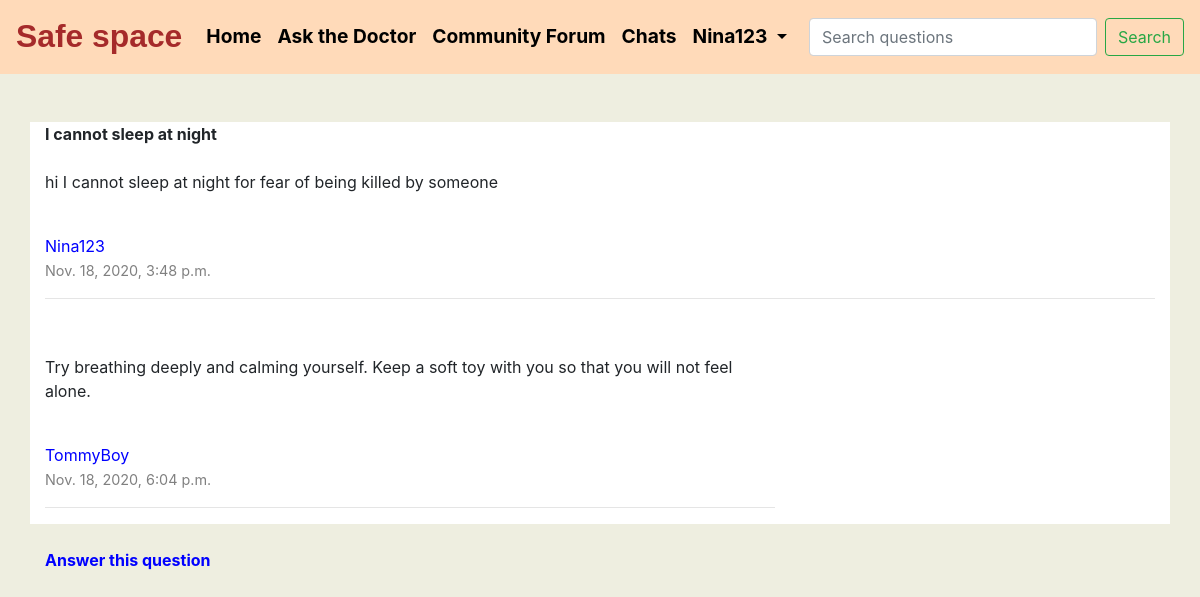
The page /community_forum/questions/1/ (signed in) on the database its author committed.
### accounts/models.py (models this page shows, shortened)
class CustomUser(AbstractUser):
	is_normal_user=models.BooleanField(default=True)
	objects=CustomUserManager()

class Profile(models.Model):
    user = models.OneToOneField(CustomUser, on_delete=models.CASCADE,null=True)
    user_name=models.CharField(max_length=200,blank=True)
    first_name=models.CharField(max_length=100,blank=True)
    last_name=models.CharField(max_length=100,blank=True)
    email_id=models.EmailField(blank=True,null=True)
    reason = models.TextField(max_length=500, blank=True)
    location = models.CharField(max_length=30, blank=True)
    date_of_birth = models.DateField(null=True, blank=True)
    date_of_joining=models.DateTimeField(auto_now_add=True)
    objects=CustomUserManager()

### community_forum/models.py (models this page shows, shortened)
class Questions(models.Model):
	class Meta:
		verbose_name_plural="Questions"
	id=models.AutoField(primary_key=True,unique=True)
	user=models.ForeignKey(Profile,on_delete=models.CASCADE,related_name='questions',blank=True,null=True)
	category=models.ForeignKey(Categories,on_delete=models.CASCADE,related_name='questions',blank=True,null=True)
	question_title=models.CharField(max_length=300,blank=True,null=True)
	question_detail=RichTextField(blank=True,null=True)
	date=models.DateTimeField(auto_now_add=True)

class Answers(models.Model):
	class Meta:
		verbose_name_plural="Answers"
	id=models.AutoField(primary_key=True,unique=True)
	user=models.ForeignKey(Profile,on_delete=models.CASCADE,related_name='answers',blank=True,null=True)
	category=models.ForeignKey(Categories,on_delete=models.CASCADE,related_name='answers',blank=True,null=True)
	question=models.ForeignKey(Questions,on_delete=models.CASCADE,related_name='answers',blank=True,null=True)
	answer=RichTextField(blank=True,null=True)
	date=models.DateTimeField(auto_now_add=True)

### community_forum/views.py (the view)
# urls.py: path('questions/<int:pk>/',views.QuestionView.as_view()),
class QuestionView(View):
	def get(self,request,*args,**kwargs):
		question_id=kwargs['pk']
		question=Questions.objects.filter(id=question_id)
		answers=Answers.objects.filter(question=question_id)
		context={
			'question':question,
			'answers':answers
		}
		return render(request,'community_forum/questions.html',context)

### community_forum/templates/community_forum/questions.html (shortened to what this page needs)
{% extends 'ask_the_doctor/base.html' %}
{% block content %}
<br><br>
<div class="container" style="background-color:white;">
	<div class="row">
		{% for question in question %}
	    <div class="col-lg-8 col-md-8 col-sm-12 col-xs-12">
	    	<span style="font-weight: bolder;">{{question.question_title|safe}}</span><br><br>
	    	{{question.question_detail|safe}}<br>
	    	<span style="color: blue;">{{question.user.user_name}}</span><br>
	    	<span style="font-size: 0.9rem;color: grey;">{{question.date}}</span>
	    </div>
	    {% endfor %}
	    <br>
	</div>
	<hr>
	<br>
	<div class="row">
	    {% for answers in answers %}
	    <div class="col-lg-8 col-md-8 col-sm-12 col-xs-12 ">
	    	<p>{{answers.answer|safe}}</p><br>
	    	<span style="color: blue;">{{answers.user.user_name}}</span><br>
	    	<span style="font-size: 0.9rem;color: grey;">{{answers.date}}</span><br><hr>
	    </div>
	    {% endfor %}
	</div>
</div>
<br>
<div class="container">
	<span style="color: blue;font-weight: bolder;">Answer this question</span>
</div>
{% endblock %}

### Ask_the_doctor/templates/Ask_the_doctor/base.html (shortened to what this page needs)
{% load static %}
<!DOCTYPE html>
<html lang="en">
  <head>
    <link rel="stylesheet" href="https://cdn.jsdelivr.net/npm/bootstrap@4.5.3/dist/css/bootstrap.min.css">
  </head>
  <body>
    <header>
      <nav class="navbar navbar-expand-lg fixed-top sticky-top nav-styles">
      <a class="navbar-brand" href="#" style="font-size: 1.99rem;font-weight: bolder;color:#A52A2A;font-family: Comic Sans MS, cursive, sans-serif;">Safe space</a>
      <div class="collapse navbar-collapse list-styles" id="navbarSupportedContent">
        <ul class="navbar-nav mr-auto">
          <li class="nav-item active">
            <a class="nav-link" href="/accounts/home/">Home <span class="sr-only">(current)</span></a>
          </li>
          {% if user.is_authenticated %}
            <li class="nav-item">
              <a class="nav-link" href="/ask_the_doctor/">Ask the Doctor</a>
            </li>
          {% else %}
            <span data-toggle="tooltip" data-placement="bottom" title="Please login first">
            <li class="nav-item">
            <a class="nav-link disabled" href="#" tabindex="-1" aria-disabled="true" style="">Ask the Doctor</a>
            </li>
          </span>
          {% endif %}
          <li class="nav-item">
            <a class="nav-link" href="/community_forum/">Community Forum</a>
          </li>
          {% if user.is_authenticated %}
            <li class="nav-item">
              <a class="nav-link" href="#">Chats</a>
            </li>
          {% else %}
            <span data-toggle="tooltip" data-placement="bottom" title="Please login first">
            <li class="nav-item">
              <a class="nav-link disabled" href="#" tabindex="-1" aria-disabled="true" style="">Chats</a>
            </li>
          </span>
          {% endif %}
          {% if user.is_authenticated %}
            <li class="nav-item dropdown">
              <a class="nav-link dropdown-toggle" href="#" id="navbarDropdown" role="button" data-toggle="dropdown" aria-haspopup="true" aria-expanded="false">
                {{user.username}}
              </a>
            </li>
          {% endif %}
        </ul>
        <form class="form-inline my-2 my-lg-0">
          <input class="form-control mr-sm-2" type="search" placeholder="Search questions" aria-label="Search" style="width: 18rem;">
          <button class="btn btn-outline-success my-2 my-sm-0" type="submit">Search</button>
        </form>
      </div>
    </nav>
  </header>
    <main>
      {% block content %}
      {% endblock %}
    </main>
  </body>
</html>

### Ask_the_doctor/templates/Ask_the_doctor/base.html (style rules this page uses)
.nav-styles { background-color: #FFDAB9; }
.list-styles { color:black; font-size: 1.2rem; font-weight: bold; }
.nav-item a { color: #000000 !important; }

### community_forum/templates/community_forum/questions.html (style rules this page uses)
body { background-color: #EEEEE0; }

### rows shown on the page
CustomUser: username "Nina123"
Questions: question_title "I cannot sleep at night", question_detail "hi I cannot sleep at night for fear of being killed by someone", user.user_name "Nina123", date "Nov. 18, 2020, 3:48 p.m."
Answers: answer "Try breathing deeply and calming yourself. Keep a soft toy with you so that you will not feel alone.", user.user_name "TommyBoy", date "Nov. 18, 2020, 6:04 p.m."
